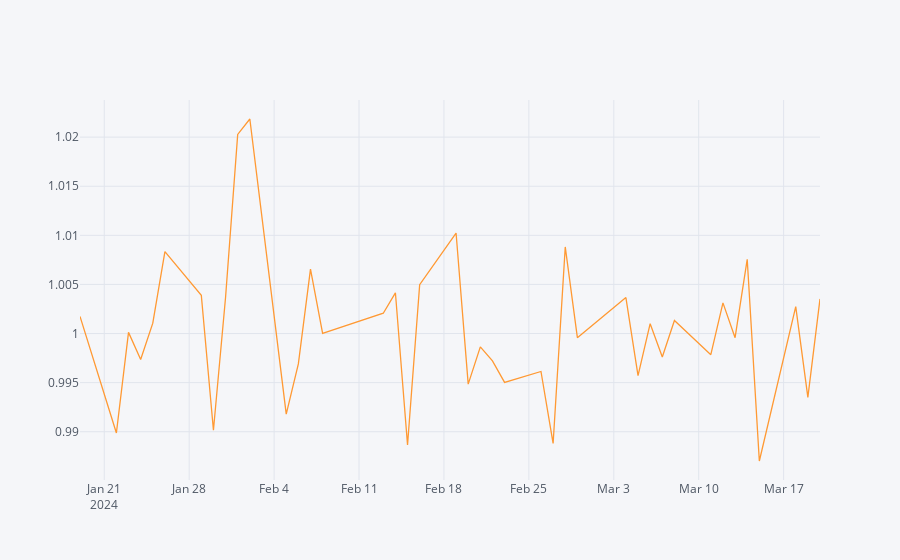

Source (notebook cell):
### Code cell
ref['agr'].iplot(kind='scatter')

### Figure 1 — Plotly figure (JSON) as saved in the notebook; plotly's stock layout.template omitted (floating-point values rounded to 4 significant figures)
{"data": [{"line": {"color": "rgba(255, 153, 51, 1.0)", "dash": "solid", "shape": "linear", "width": 1.3}, "mode": "lines", "name": "agr", "text": "", "type": "scatter", "x": ["2024-01-19", "2024-01-22", "2024-01-23", "2024-01-24", "2024-01-25", "2024-01-26", "2024-01-29", "2024-01-30", "2024-01-31", "2024-02-01", "2024-02-02", "2024-02-05", "2024-02-06", "2024-02-07", "2024-02-08", "2024-02-13", "2024-02-14", "2024-02-15", "2024-02-16", "2024-02-19", "2024-02-20", "2024-02-21", "2024-02-22", "2024-02-23", "2024-02-26", "2024-02-27", "2024-02-28", "2024-02-29", "2024-03-04", "2024-03-05", "2024-03-06", "2024-03-07", "2024-03-08", "2024-03-11", "2024-03-12", "2024-03-13", "2024-03-14", "2024-03-15", "2024-03-18", "2024-03-19", "2024-03-20"], "y": [1.002, 0.9899, 1.0, 0.9974, 1.001, 1.008, 1.004, 0.9901, 1.004, 1.02, 1.022, 0.9918, 0.9969, 1.007, 1.0, 1.002, 1.004, 0.9886, 1.005, 1.01, 0.9948, 0.9986, 0.9972, 0.995, 0.9961, 0.9888, 1.009, 0.9996, 1.004, 0.9957, 1.001, 0.9976, 1.001, 0.9978, 1.003, 0.9996, 1.008, 0.987, 1.003, 0.9935, 1.004]}], "layout": {"legend": {"bgcolor": "#F5F6F9", "font": {"color": "#4D5663"}}, "paper_bgcolor": "#F5F6F9", "plot_bgcolor": "#F5F6F9", "title": {"font": {"color": "#4D5663"}}, "xaxis": {"gridcolor": "#E1E5ED", "showgrid": true, "tickfont": {"color": "#4D5663"}, "title": {"font": {"color": "#4D5663"}, "text": ""}, "zerolinecolor": "#E1E5ED"}, "yaxis": {"gridcolor": "#E1E5ED", "showgrid": true, "tickfont": {"color": "#4D5663"}, "title": {"font": {"color": "#4D5663"}, "text": ""}, "zerolinecolor": "#E1E5ED"}}}
